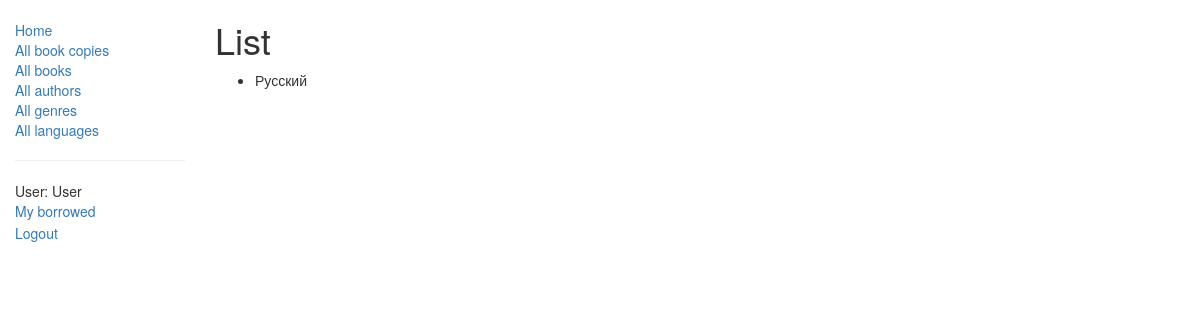
The page /catalog/languages/ (signed in) on the database as committed earlier.
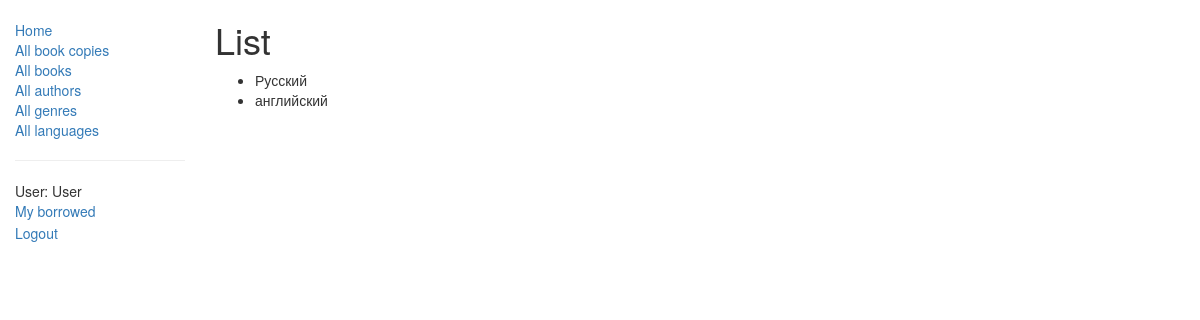
The same page on the database as committed later.
### catalog/models.py (models this page shows)
class Language(models.Model):
    name = models.CharField(max_length=200, help_text="Введите язык книги (например, Английский, Французский, Японский и т.д.)")
    def __str__(self):
        return self.name

### catalog/views.py (the view)
# urls.py: path('languages/', views.LanguageListView.as_view(), name='languages'),
class LanguageListView(generic.ListView):
    model = Language
    paginate_by = 10

### catalog/templates/catalog/language_list.html
{% extends "base_generic.html" %}
{% block content %}
  <h1>List</h1>
  {% if object_list %}
    <ul>
      {% for item in object_list %}
        <li>{{ item }}</li>
      {% endfor %}
    </ul>
  {% else %}
    <p>There are no items in the library.</p>
  {% endif %}
{% endblock %}

Rows that differ between the two databases and show on the page:
added Language: name "английский"
